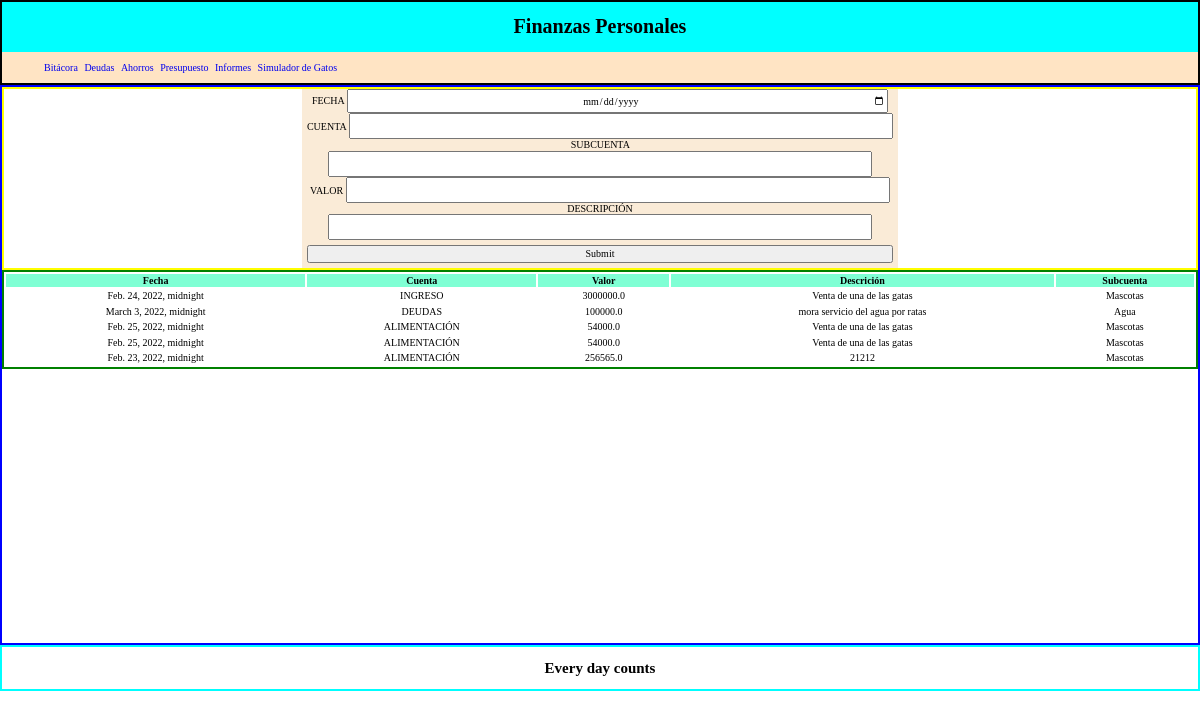
The page / on the database its author committed.
### logBook/models.py (models this page shows)
class accountingEvent(models.Model):
    dateEvent=models.DateTimeField()
    account=models.CharField(max_length=50)
    subaccount=models.CharField(max_length=50)
    valueEvent=models.FloatField()
    descriptionEvent=models.CharField(max_length=150)

### logBook/views.py (the view)
# urls.py: path('',views.index, name="index"),
def index(request):
    dataEvents=accountingEvent.objects.all()
    context={
        "dataEvents":dataEvents
    }
    return render(request, "logBook/index.html", context)

### logBook/templates/logBook/index.html (shortened to what this page needs)
{% load static %}
<!DOCTYPE html>
<html lang="en">
<head>
    <link rel="stylesheet" href="{% static './logBook/css/normalize.css'%}">
    <link rel="stylesheet" href="{% static './logBook/css/style.css'%}">
</head>
<body>
   <header class="header-container">
        <div class="header-container__title">
            <h1>Finanzas Personales</h1>
        </div>
        <nav class="navBar">
            <ul class="navBar__list">
                <li class="navBar__item"><a class="navBar__link" href="#">Bitácora</a></li>
                <li class="navBar__item"><a class="navBar__link" href="#">Deudas</a></li>
                <li class="navBar__item"><a class="navBar__link" href="#">Ahorros</a></li>
                <li class="navBar__item"><a class="navBar__link" href="#">Presupuesto</a></li>
                <li class="navBar__item"><a class="navBar__link" href="#">Informes</a></li>
                <li class="navBar__item"><a class="navBar__link" href="#">Simulador de Gatos</a></li>
            </ul>
        </nav>
   </header>
   <main class="main-container">
        <aside class="aside-container">
            <form class="formOne" action="/saveEvent/" method="POST">
                <label class="formOne__label" for="dateEvent">
                    <span>FECHA</span>
                    <input class="formOne__inputDate" type="date" name="dateEvent" id="dateEvent">
                </label>
                <label class="formOne__label" for="selectAcount">
                    <span>CUENTA</span>
                    <input class="formOne__select" list="accounts" name="selectAccount" id="selectAccount" />
                </label>
                <label class="formOne__label" for="selectSubAccount">
                    <span>SUBCUENTA</span>
                    <input class="formOne__select" list="subaccounts" name="selectSubAccount" id="selectSubAccount" />
                </label>
                <label class="formOne__label" for="valueEvent">
                    <span>VALOR</span>
                    <input class="formOne__inputValue"type="number" name="valueEvent" id="valueEvent">
                </label>
                <label class="formOne__label" for="valueEvent">
                    <span>DESCRIPCIÓN</span>
                    <input class="formOne__inputValue" type="text" name="descriptionEvent" id="descriptionEvent">
                </label>
                <input class="formOne__submit" type="submit">
            </form>
        </aside>
        <article class="article-container">
           <table class="tableOne">
               <thead class="tableOne__head">
                    <th class="tableOne__headField">Fecha</th>
                    <th class="tableOne__headField">Cuenta</th>
                    <th class="tableOne__headField">Valor</th>
                    <th class="tableOne__headField">Descrición</th>
                    <th class="tableOne__headField">Subcuenta</th>
               </thead>
               <tbody class="tableOne__h">
                   {% for event in dataEvents %}
                        <tr>
                            <td>{{event.dateEvent}}</td>
                            <td>{{event.account}}</td>
                            <td>{{event.valueEvent}}</td>
                            <td>{{event.descriptionEvent}}</td>
                            <td>{{event.subaccount}}</td>
                        </tr>
                   {% endfor %}
               </tbody>
           </table>
        </article>
   </main>
   <footer class="footer-container">
        <h2>Every day counts</h2>
   </footer>
</body>
</html>

### logBook/static/logBook/css/style.css (style rules this page uses)
html { font-size: 62.5%; }
.header-container { width: 100vw; border: 2px black solid; box-sizing: border-box; display: flex; justify-content: center; flex-direction: column; }
.header-container__title { width: 100%; background-color: aqua; text-align: center; }
.navBar { width: 100%; background-color: bisque; }
.navBar__list { list-style-type: none; }
.navBar__item { display: inline; padding: 2px; }
.navBar__link { text-decoration:none ; }
.main-container { width: 100vw; height: 70vh; border: 2px blue solid; box-sizing: border-box; display: flex; flex-direction: column; }
.aside-container { width: 100%; border: 2px yellow solid; box-sizing: border-box; display: flex; justify-content: center; }
.formOne { display: flex; flex-direction: column; background-color: antiquewhite; width: 50%; text-align: center; }
.formOne__inputValue, .formOne__inputDate, .formOne__select { width: 90%; height: 20px; text-align: center; }
.formOne__submit { margin: 5px; }
.article-container { width: 100%; border: 2px green solid; box-sizing: border-box; display: flex; justify-content: center; text-align: center; }
.tableOne { width: 100%; }
.tableOne__head { background-color: aquamarine; }
.footer-container { width: 100vw; border: 2px aqua solid; box-sizing: border-box; text-align: center; }

### rows shown on the page
accountingEvent: dateEvent "Feb. 24, 2022, midnight", account "INGRESO", valueEvent "3000000.0", descriptionEvent "Venta de una de las gatas", subaccount "Mascotas"
accountingEvent: dateEvent "March 3, 2022, midnight", account "DEUDAS", valueEvent "100000.0", descriptionEvent "mora servicio del agua por ratas", subaccount "Agua"
accountingEvent: dateEvent "Feb. 25, 2022, midnight", account "ALIMENTACIÓN", valueEvent "54000.0", descriptionEvent "Venta de una de las gatas", subaccount "Mascotas"
accountingEvent: dateEvent "Feb. 25, 2022, midnight", account "ALIMENTACIÓN", valueEvent "54000.0", descriptionEvent "Venta de una de las gatas", subaccount "Mascotas"
accountingEvent: dateEvent "Feb. 23, 2022, midnight", account "ALIMENTACIÓN", valueEvent "256565.0", descriptionEvent "21212", subaccount "Mascotas"
